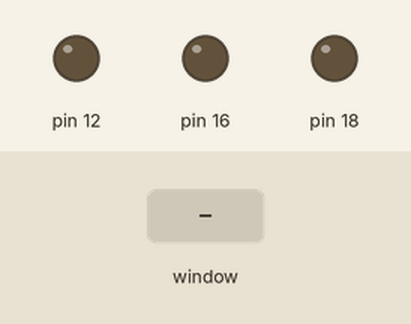
Recording of a program running on a simulated Raspberry Pi (header pin numbers). Parts: output pins drawn as LEDs (lit = HIGH). Inputs (shaded band) come from the test bench. The desktop window is not drawn, its controls go by their first labels and the mouse button is held 0.15 s. At 5.8 s the program stops and its outputs stay as they are.

Above: at 1.2 s.
1.3 s: control labelled "Red" in the window clicked
At 2.1 s:
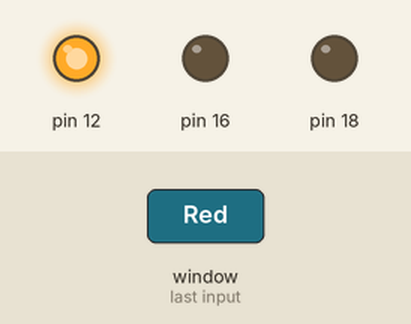
2.8 s: control labelled "Green" in the window clicked
At 3.2 s:
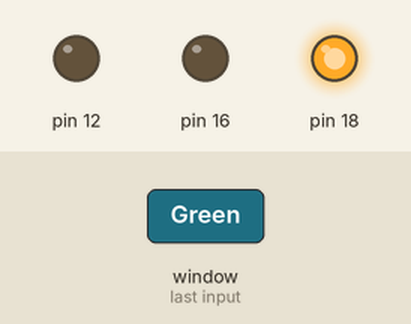
4.3 s: control labelled "Blue" in the window clicked
At 5.5 s:
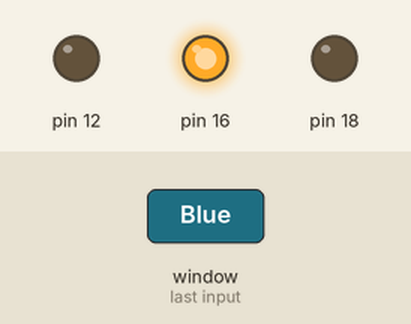
5.8 s: control labelled "Close" in the window clicked
At 6.7 s:
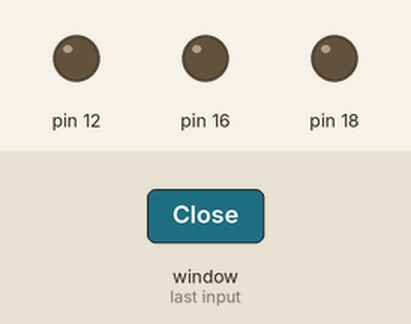
Timing chart, 0 to 7.3 s (numbered marks = the images above; inputs shaded):
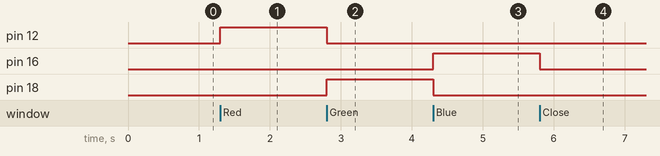

Measured:
- after the input at 1.3 s, pin 12: LOW → HIGH at once
- after the input at 2.8 s, pin 12: HIGH → LOW at once; pin 18: LOW → HIGH at once
- after the input at 4.3 s, pin 16: LOW → HIGH at once; pin 18: HIGH → LOW at once
- after the input at 5.8 s, pin 16: HIGH → LOW at once

The program:

RPiGUI.py
```python
from tkinter import *
import tkinter.font
import RPi.GPIO as GPIO

##HARDWARE
GPIO.setmode(GPIO.BOARD)
GPIO.setup(12, GPIO.OUT)
GPIO.setup(16, GPIO.OUT)
GPIO.setup(18, GPIO.OUT)
GPIO.output(12, GPIO.LOW)
GPIO.output(16, GPIO.LOW)
GPIO.output(18, GPIO.LOW)

##GUI DEFINITIONS
win = Tk()
win.title("LED Toggler")
myFont = tkinter.font.Font(family = 'Helvetica', size = 12, weight = "bold")

##VARIABLES
pinList = []
pinList.append(12)
pinList.append(16)
pinList.append(18)

radioVariable = IntVar()
radioVariable.set(0)

##EVENT METHODS
def ledToggle(pin):
   if GPIO.input(pin) == GPIO.LOW:
      GPIO.output(pin, GPIO.HIGH)
   for otherPin in pinList:
      if GPIO.input(otherPin) == GPIO.HIGH and otherPin != pin:
         GPIO.output(otherPin, GPIO.LOW)

def close():
   GPIO.cleanup()
   win.destroy()

##WIDGETS
ledButton = Radiobutton(win, text = "Red", font = myFont, command = lambda:ledToggle(12), variable = radioVariable, value = 12, bg = 'bisque2', height = 1, width = 24)
ledButton2 = Radiobutton(win, text = "Green", font = myFont, command = lambda:ledToggle(18), bg = 'bisque2',variable = radioVariable, value = 18, height = 1, width = 24)
ledButton3 = Radiobutton(win, text = "Blue", font = myFont, command = lambda:ledToggle(16), bg = 'bisque2', variable = radioVariable, value = 16, height = 1, width = 24)
closeButton = Button(win, text = "Close", font = myFont, command = close, bg = 'bisque2', height = 1, width = 24)

ledButton.pack()
ledButton2.pack()
ledButton3.pack()
closeButton.pack()

win.mainloop()
```
